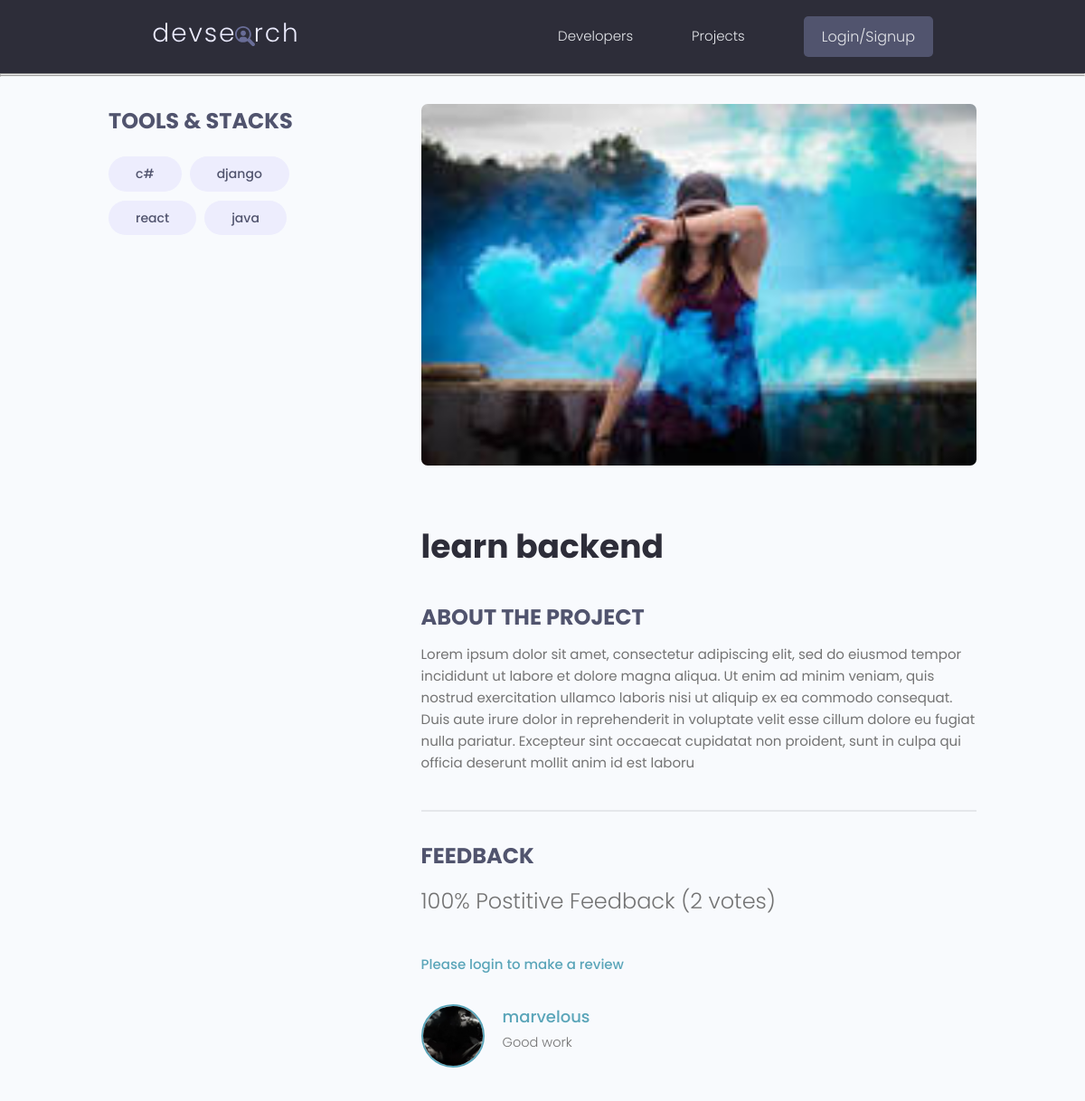
/base/room/feb80467-e57b-4a12-bf76-b31962e36271/, run on the app's committed database.
### base/models.py (models this page shows, shortened)
class tag (models.Model):
     name = models.CharField(max_length=200)
     id = models.UUIDField(default = uuid.uuid4 ,unique= True, primary_key=True ,  editable= False)
     created = models.DateTimeField (auto_now_add= True)
     def __str__ (self):
        return self.name

class Room (models.Model):
    owner = models.ForeignKey(Profile, null = True, blank =True , on_delete = models.CASCADE)
    name = models.CharField(max_length=200)
    featured_image = models.ImageField(null = True , blank = True , default= 'default.jpeg')
    about = models.TextField(null = True, blank = True)
    source_code = models.TextField(null = True, blank = True)
    tags = models.ManyToManyField('tag', blank = True ,)
    vote_total = models.IntegerField(default= 0 , null=True, blank = True)
    vote_ratio = models.IntegerField(default= 0 , null=True, blank = True)
    id = models.UUIDField(default = uuid.uuid4, editable= False , unique= True, primary_key=True)
    created = models.DateTimeField (auto_now_add= True)
    class Meta:
        ordering = ['-vote_ratio', '-vote_total','name']
    @property
    def  getreviewers(self):
        queryset = self.review_set.all().values_list('owner__id' , flat = True)
        return queryset
    @property
    def ImageURL(self):
        try:
            url = self.featured_image.url
        except:
            url = settings.STATIC_URL +'images/default.jpeg'
        return url

class review (models.Model):
    vote = (
        ('up' , 'good review' ),
        ('bad',  'bad review')
    )
    owner = models.ForeignKey(Profile, on_delete = models.CASCADE , null = True)
    room_name = models.ForeignKey(Room , on_delete= models.CASCADE)
    description = models.TextField(null = True, blank = True)
    value = models.CharField(max_length=200, choices = vote)
    enjoyed = models.TextField(null = True, blank = True)
    id = models.UUIDField(default = uuid.uuid4,   unique= True, primary_key=True , editable= False)
    created = models.DateTimeField(auto_now_add=True)
    class Meta :
        unique_together = [['owner' , 'room_name']]

### users/models.py (models this page shows, shortened)
class Profile(models.Model):
   user = models.OneToOneField(User ,  on_delete=models.CASCADE  )
   name =  models.CharField(max_length=250, blank = True , null = True)
   email = models.EmailField(max_length=500, blank= True, null= True)
   bio =  models.CharField(max_length=500, blank=True, null=True)
   description = models.TextField(blank = True, null = True)
   username = models.CharField( blank = True,  null = True , max_length=160)
   profile_pic = models.ImageField(upload_to='user_profile' , default='default.jpeg', null = True , blank = True)
   location = models.CharField(max_length= 150, blank = True, null = True)
   created = models.DateTimeField(auto_now_add=True)
   id = models.UUIDField(default = uuid.uuid4, editable= False , unique= True, primary_key=True)
   class Meta:
       ordering = ['created']
   @property
   def ImageURL(self):
       try :
           url = self.profile_pic.url
       except :
           url = settings.STATIC_URL + 'images/default.jpeg'
       return url

### base/views.py (the view, shortened to what this page needs)
# urls.py: path('room/<str:pk>/',views.room, name = "room"),
def room (request,pk):
     projectobj = Room.objects.get(id = pk)
     form = reviewform()
     context = {'project': projectobj,'form':form}
     return render (request,'base/roompage.html',context,)

### base/templates/base/roompage.html (shortened to what this page needs)
{% extends 'main.html'%}
{% load static%}
{% block content %}
<hr>
<main class="singleProject my-md">
    <div class="container">
      <div class="layout">
        <div class="column column--1of3">
          <h3 class="singleProject__subtitle">Tools & Stacks</h3>
          <div class="singleProject__toolStack">
           {% for tag in project.tags.all %}
            <span class="tag tag--pill tag--sub tag--lg">
              <small>{{tag}}</small>
            </span>
            {% endfor %}
          </div>
        </div>
        <div class="column column--2of3">
          <img class="singleProject__preview" src="{{project.ImageURL}}" alt="{{project.name}}" />
          <h2 class="singleProject__title">{{project.name}}</h2>
          <h3 class="singleProject__subtitle">About the Project</h3>
          <div class="singleProject__info">
         {{project.about}}
          </div>
          <div class="comments">
            <h3 class="singleProject__subtitle">Feedback</h3>
            <h5 class="project--rating">
             {{project.vote_ratio}}% Postitive Feedback ({{project.vote_total}} votes)
            </h5>
            {% if request.user.profile.id in project.getreviewers %}
            <p> You have given a review already </p>
            {% elif request.user.profile == project.owner %}
            <p>Owner cannot vote</p>
             {% else %}
             <a href="{% url 'loginpage'%}?next={{request.path}}">Please login to make a review</a>
            {% endif %}
            {% for review in project.review_set.all %}
            {% if review.description %}
            <div class="commentList">
              <div class="comment">
                <a href="{% url 'user-profile' review.owner.id %}">
                  <img class="avatar avatar--md"
                    src="{{review.owner.ImageURL}}" alt="user" />
                </a>
                <div class="comment__details">
                  <a href="{% url 'user-profile' review.owner.id  %}" class="comment__author">{{review.owner.username}}</a>
                  <p class="comment__info">
                    {{review.description}}
                  </p>
                </div>
              </div>
              {% endif %}
              {% endfor %}
             </div>
          </div>
        </div>
      </div>
    </div>
  </main>
{% endblock %}

### static/styles/app.css (style rules this page uses)
:root { --color-sub: #2d2d39; }
img { width: 100%; }
.singleProject .column--1of3 { order: 2; }
@media screen and (min-width: 1081px) { .singleProject .column--1of3 { order: 1; } }
@media screen and (min-width: 1081px) { .singleProject .column--2of3 { order: 2; } }
.singleProject__toolStack { margin-top: 2rem; margin-bottom: 4rem; }
.singleProject__preview { height: 50vh; object-fit: cover; object-position: top center; margin-bottom: 3rem; border-radius: 0.7rem; }
.singleProject__title { font-size: 3.6rem; font-weight: 700; color: var(--color-sub); margin-bottom: 3rem; }
.project--rating { margin-bottom: 1.6em; margin-top: .5em; }
.singleProject__subtitle { text-transform: uppercase; font-size: 2.4rem; font-weight: 700; color: var(--color-sub-light); margin-bottom: 1rem; }
.comments { margin-top: 4rem; padding-top: 3rem; border-top: 2px solid var(--color-light); }
.commentList { margin: 3rem 0; }
.comment { display: flex; gap: 2rem; }
.comment__author { font-size: 1.8rem; }
.comment__info { font-size: 1.45rem; }

### static/uikit/styles/modules/_variables.css (style rules this page uses)
:root { --color-main: #5aa5b9; --color-main-light: #e6faff; --color-sub: #3f4156; --color-sub-light: #51546e; --color-sub-lighter: #ededfd; --color-text: #737373; --color-gray: #8b8b8b; --color-light: #e5e7eb; --color-light-gray: #767676; --color-bg: #f8fafd; --color-white: #fffefd; --color-white-light: #f3f3f3; --color-success: #359e64; --color-success-bg: #def8e8; --color-error: #fc4b0b; --color-error-bg: #fff2ee; --font-base: 'Poppins', arial, helvetica, 'Segoe UI', roboto, ubuntu, sans-serif; --font-monospace: 'Fira Code', 'Courier New', courier, monospace; --font-regular: 300; --font-medium: 500; --font-bold: 700; --generic-shadow: 1px 1px 5px #00000010; --generic-transition: all 0.3s ease-in-out; }

### static/uikit/styles/modules/_base.css (style rules this page uses)
* { margin: 0; padding: 0; box-sizing: border-box; text-rendering: optimizeLegibility; color: inherit; font-size: inherit; }
html { font-size: 50%; }
@media only screen and (min-width: 480px) { html { font-size: 56.25%; } }
@media only screen and (min-width: 1200px) { html { font-size: 62.5%; } }
body { line-height: 1.6; font-weight: 400; font-size: 1.5rem; color: var(--color-text); background-color: var(--color-bg); min-height: 100vh; }

### static/uikit/styles/modules/_typography.css (style rules this page uses)
* { font-family: var(--font-base); }
h2 { font-size: 3.6rem; font-weight: var(--font-bold); }
h3 { font-size: 3.2rem; font-weight: var(--font-medium); }
h5 { font-size: 2.4rem; font-weight: var(--font-medium); }
h5, h6 { font-weight: var(--font-regular); }
p, span, strong { font-size: 1.6rem; color: var(--color-text); font-weight: var(--font-regular); }
a { padding-bottom: 2px; text-decoration: none; display: inline-block; color: var(--color-main); font-weight: var(--font-medium); }

### static/uikit/styles/modules/_utilities.css (style rules this page uses)
.container { width: 92%; max-width: 165rem; margin: 0 auto; box-sizing: border-box; }
@media screen and (min-width: 1000px) { .container { width: 90%; } }
@media screen and (min-width: 1200px) { .container { width: 80%; } }
.my-md { margin: 3rem auto; }

### static/uikit/styles/modules/_avatar.css (style rules this page uses)
.avatar { border-radius: 50%; border: 2px solid var(--color-main); object-fit: cover; }
.avatar--md { height: 7rem; width: 7rem; }

### static/uikit/styles/modules/_tag.css (style rules this page uses)
.tag { display: inline-flex; align-items: center; background-color: var(--color-sub); height: -webkit-fit-content; height: -moz-fit-content; height: fit-content; width: -webkit-fit-content; width: -moz-fit-content; width: fit-content; border-radius: 0.5rem; padding: 0.5rem 1.5rem; font-size: 1.2rem; cursor: pointer; }
.tag:not(:last-child) { margin-right: 0.25rem; margin-bottom: 0.75rem; }
.tag > small { color: var(--color-white); }
.tag--pill { border-radius: 5rem; }
.tag--sub, .tag--sub > small { background: var(--color-sub-lighter); color: var(--color-sub-light); font-weight: 500; }
.tag--lg { padding: 0.8rem 3rem; font-size: 1.4rem; }
.tag--lg:not(:last-child) { margin-right: 0.5rem; margin-bottom: 1rem; }

### static/uikit/styles/modules/_layout.css (style rules this page uses)
.layout { display: flex; flex-flow: row wrap; justify-content: space-between; }
.layout > .column { margin-bottom: 3rem; }
.layout > .column.column--1of3 { flex-basis: 30%; }
.layout > .column.column--2of3 { flex-basis: 64%; }

### data on the page
tag: name "c#"
tag: name "django"
tag: name "react"
tag: name "java"
Room: ImageURL (picture), name "learn backend", about "Lorem ipsum dolor sit amet, consectetur adipiscing elit, sed do eiusmod tempor incididunt ut labore et dolore magna aliqua. Ut enim ad minim veniam, quis nostrud exercitation ullamco laboris nisi ut aliquip ex ea commodo consequat. Duis aute irure dolor in reprehenderit in voluptate velit esse cillum dolore eu fugiat nulla pariatur. Excepteur sint occaecat cupidatat non proident, sunt in culpa qui officia deserunt mollit anim id est laboru", vote_ratio "100", vote_total "2"
review: owner.ImageURL (picture), owner.username "marvelous", description "Good work"
